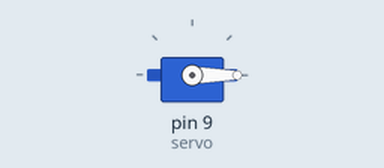
This sketch was run on a simulated Arduino Uno, built with avr-gcc and run on an emulated ATmega328P. Parts: servo.

Above: at 0.05 s.
Timing chart, 0 to 3.0 s (numbered marks = the images above):
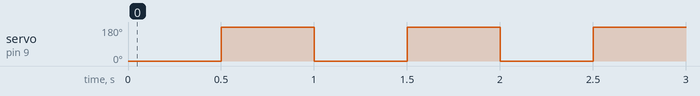

Measured:
- by itself, servo on pin 9 (servo): alternates 180° for 0.50 s and 0° for 0.50 s

The sketch:

servo_test.ino
```cpp
#include <Servo.h>
Servo servo;
void setup()
{

  servo.attach(9);
  servo.write(0);
}

void loop()
{
  servo.write(0);
  delay(500);
  servo.write(180);
  delay(500);


}
```
